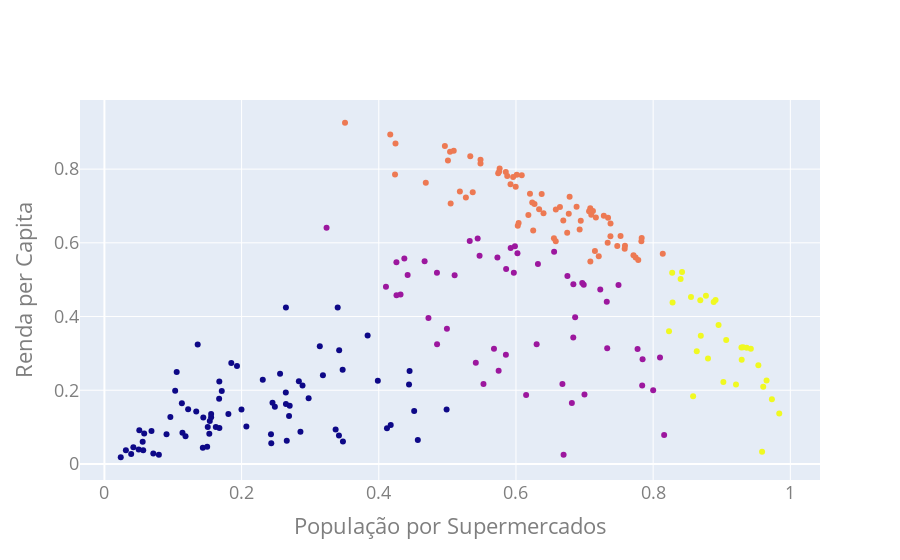

Notebook cell for this chart:
### Code cell
import plotly.graph_objects as go
norm_df = pd.DataFrame(norm_df, columns = df_modelo.drop(columns = ['Código', 'Município']).columns)
fig = go.Figure()
fig.add_trace(go.Scatter(x = norm_df['Populacao por Supermercados'], 
                         y = norm_df['Renda per Capita, 2000'],
                         mode = 'markers',
                         marker = dict(color = labels_kmeans.astype(np.float)),
                         text = labels_kmeans))
fig.update_layout(
    xaxis_title="População por Supermercados",
    yaxis_title="Renda per Capita",
    font=dict(
        
        size=18,
        color="#7f7f7f"
    )
)

fig.show()

### Figure 1 — Plotly figure (JSON) as saved in the notebook; plotly's stock layout.template omitted (floating-point values rounded to 4 significant figures; data arrays with more than 128 entries replaced by an {"elided": "..."} marker saying what was removed)
{"data": [{"marker": {"color": {"elided": "223 int values"}}, "mode": "markers", "text": {"elided": "223 int values"}, "type": "scatter", "x": {"elided": "223 float values"}, "y": {"elided": "223 float values"}}], "layout": {"font": {"color": "#7f7f7f", "size": 18}, "xaxis": {"title": {"text": "População por Supermercados"}}, "yaxis": {"title": {"text": "Renda per Capita"}}}}
